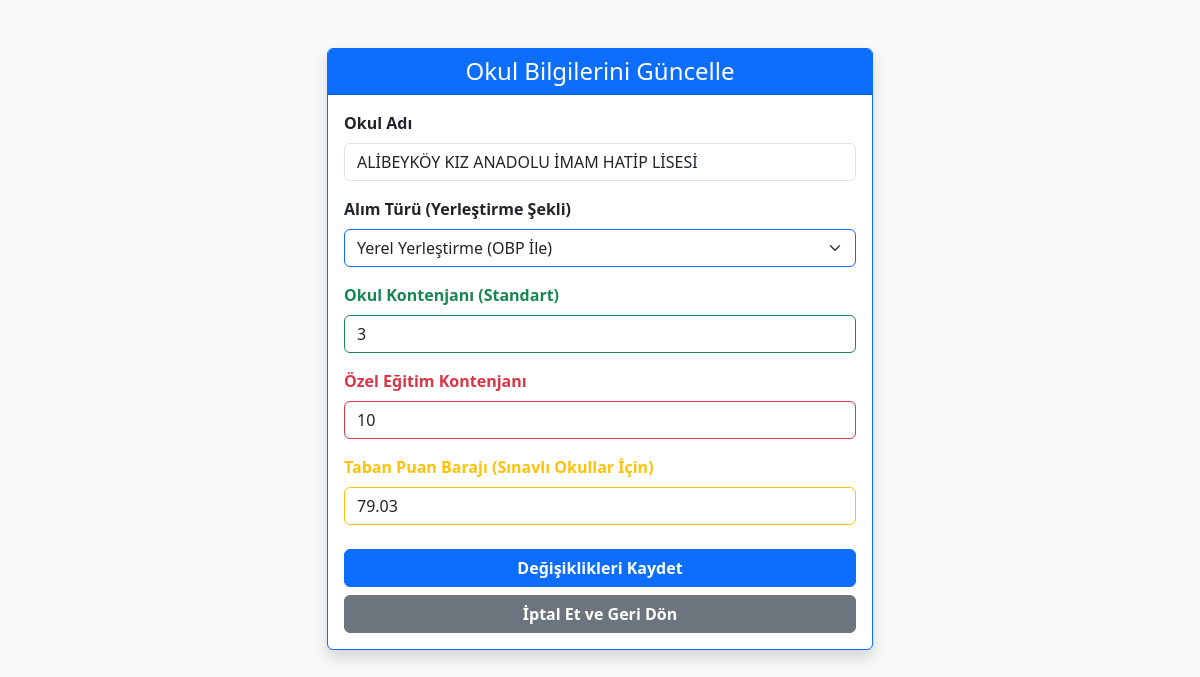
The app's page /okul_duzenle/3 (signed in) with its own data.
### tables this page shows
CREATE TABLE tbl_okullar (
            okul_id INTEGER PRIMARY KEY AUTOINCREMENT,
            okul_adi VARCHAR(200),
            okul_turu VARCHAR(50), 
            kontenjan INTEGER,
            taban_puan FLOAT
        , ozel_egitim_kontenjan INTEGER DEFAULT 10);

### app.py (the view, shortened to what this page needs)
@app.route('/okul_duzenle/<int:okul_id>', methods=['GET', 'POST'])
@tam_yetki_gerekli
def okul_duzenle(okul_id):
    if not session.get('oturum_acik'): return redirect(url_for('login'))
    conn = sqlite3.connect(DB_YOLU)
    conn.row_factory = sqlite3.Row
    cursor = conn.cursor()
    cursor.execute("SELECT * FROM tbl_okullar WHERE okul_id=?", (okul_id,))
    okul = cursor.fetchone()
    conn.close()
    return render_template('okul_duzenle.html', okul=okul)

### app.py (called while the page is built)
def tam_yetki_gerekli(f):
    @wraps(f)
    def decorated_function(*args, **kwargs):
        kullanici_rolu = session.get('kullanici_rolu')
        if kullanici_rolu in KISITLI_ROLLER:
            flash("HATA: Bu işlem (Silme/Onaylama) için yetkiniz bulunmamaktadır!", "danger")
            return redirect(url_for('ana_panel'))
        return f(*args, **kwargs)
    return decorated_function

### okul_duzenle.html (shortened to what this page needs)
<!DOCTYPE html>
<html lang="tr">
<head>
    <link href="https://cdn.jsdelivr.net/npm/bootstrap@5.3.0/dist/css/bootstrap.min.css" rel="stylesheet">
</head>
<body class="bg-light">
    <div class="container mt-5">
        <div class="row justify-content-center">
            <div class="col-md-6">
                <div class="card shadow border-primary">
                    <div class="card-header bg-primary text-white">
                        <h4 class="mb-0 text-center">Okul Bilgilerini Güncelle</h4>
                    </div>
                    <div class="card-body">
                        <form action="/okul_duzenle/{{ okul.okul_id }}" method="POST">
                            <div class="mb-3">
                                <label class="form-label fw-bold">Okul Adı</label>
                                <input type="text" class="form-control" name="okul_adi" value="{{ okul.okul_adi }}" required>
                            </div>
                            <div class="mb-3">
                                <label class="form-label fw-bold">Alım Türü (Yerleştirme Şekli)</label>
                                <select class="form-select border-primary" name="okul_turu" required>
                                    <option value="Yerel_Yerlestirme" {% if okul.okul_turu == 'Yerel_Yerlestirme' %}selected{% endif %}>Yerel Yerleştirme (OBP İle)</option>
                                </select>
                            </div>
                            <div class="mb-3">
                                <label class="form-label fw-bold text-success">Okul Kontenjanı (Standart)</label>
                                <input type="number" class="form-control border-success" name="kontenjan" value="{{ okul.kontenjan }}" required min="1">
                            </div>
                            <div class="mb-3">
                                <label class="form-label fw-bold text-danger">Özel Eğitim Kontenjanı</label>
                                <input type="number" class="form-control border-danger" name="ozel_egitim_kontenjan" value="{{ okul.ozel_egitim_kontenjan if okul.ozel_egitim_kontenjan is not none else 10 }}" required min="0">
                            </div>
                            <div class="mb-4">
                                <label class="form-label text-warning fw-bold">Taban Puan Barajı (Sınavlı Okullar İçin)</label>
                                <input type="number" step="0.0001" class="form-control border-warning" name="taban_puan" value="{{ okul.taban_puan }}" required>
                            </div>
                            <div class="d-grid gap-2">
                                <button type="submit" class="btn btn-primary text-white fw-bold">Değişiklikleri Kaydet</button>
                                <a href="/okullar" class="btn btn-secondary fw-bold">İptal Et ve Geri Dön</a>
                            </div>
                        </form>
                    </div>
                </div>
            </div>
        </div>
    </div>
</body>
</html>

### records on screen
tbl_okullar: okul_adi "ALİBEYKÖY KIZ ANADOLU İMAM HATİP LİSESİ", okul_turu "Yerel Yerleştirme (OBP İle)", kontenjan "3", ozel_egitim_kontenjan "10", taban_puan "79.03"
